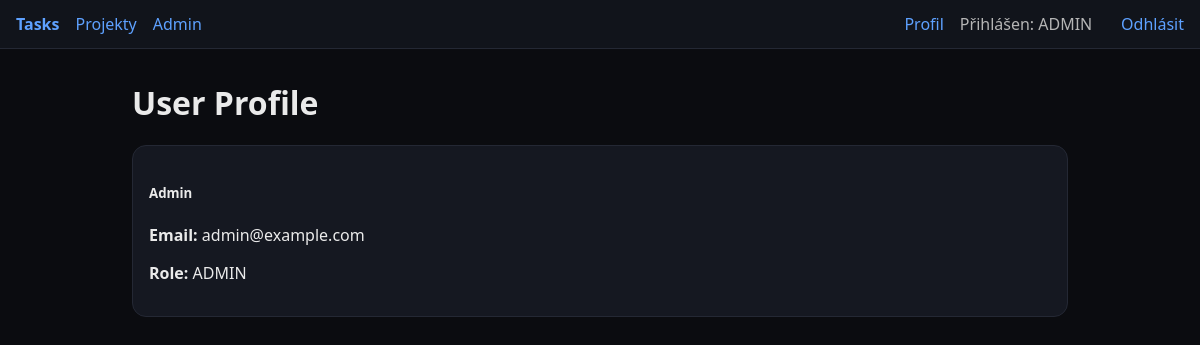
/user/profile (signed in), run on the app's committed database.
### app/models.py (models this page shows)
class User(Base):
    __tablename__ = "users"
    id: Mapped[int] = mapped_column(Integer, primary_key=True, index=True)
    email: Mapped[str] = mapped_column(String, unique=True, index=True)
    password_hash: Mapped[str] = mapped_column(String)
    full_name: Mapped[str] = mapped_column(String, default="")
    role: Mapped[str] = mapped_column(String, default="USER")
    created_at: Mapped[datetime] = mapped_column(DateTime, default=func.now())
    tasks = relationship("Task", back_populates="assignee")

### app/routers/user.py (the view)
@router.get("/profile", response_class=HTMLResponse)
def profile_form(request: Request, user: User = Depends(current_user)):
    return templates.TemplateResponse("user/profile.html", {"request": request, "user": user})

### templates/user/profile.html (shortened to what this page needs)
{% extends "base.html" %}
{% block content %}
<div class="container mt-4">
    <h1>User Profile</h1>
    <div class="card">
        <div class="card-body">
            <h5 class="card-title">{{ user.full_name }}</h5>
            <p class="card-text"><strong>Email:</strong> {{ user.email }}</p>
            <p class="card-text"><strong>Role:</strong> {{ user.role }}</p>
        </div>
    </div>
</div>
{% endblock %}

### static/styles.css (style rules this page uses)
:root { --bg:#0b0c10; --card:#151821; --text:#eaeaea; --muted:#b5b5b5; --acc:#5ea1ff; }
* { box-sizing: border-box; }
body { margin:0; font-family: ui-sans-serif, system-ui, -apple-system, Segoe UI, Roboto, Arial; background:var(--bg); color:var(--text); }
.container { max-width: 1000px; margin: 2rem auto; padding: 0 1rem; }
.card { background: var(--card); border:1px solid #242834; border-radius: 14px; padding: 1rem; }

### data on the page
User: full_name "Admin", email "admin@example.com", role "ADMIN"

### other printed values
{{ role or 'USER' }} "ADMIN"
